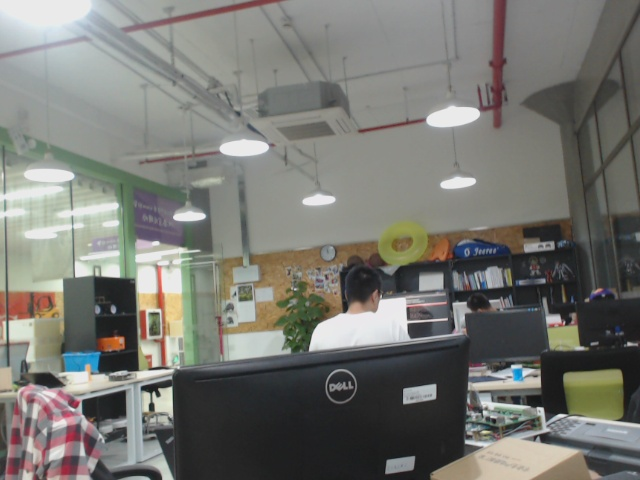
//> input picture 1.jpg, 640 x 480 px
$ ./Main 1.jpg 2.jpg   (built with g++ and OpenCV 4)
//> lines starting //> are read from the running program, lines starting //| are printed output that depends on the picture
#include<iostream>
#include<vector>
#include<algorithm>
#include<opencv2/opencv.hpp>
#include<opencv2/nonfree/nonfree.hpp>
#include<opencv2/features2d/features2d.hpp>

using namespace std;

int main(int argc,char** argv)
{
    cv::Mat img1=cv::imread(argv[1]);
//> img1 is the input picture: 480 rows x 640 cols, CV_8UC3; mean B, G, R 113.9, 119.3, 119.2
    cv::Mat img2=cv::imread(argv[2]);
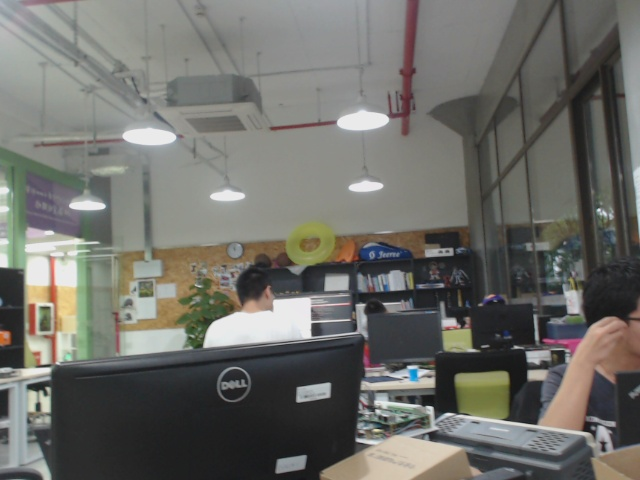
//> input picture 2.jpg, 640 x 480 px
//> img2 is the input picture: 480 rows x 640 cols, CV_8UC3; mean B, G, R 104.5, 109.7, 109.9

    imshow("img1",img1);
    imshow("img2",img2);

    cv::Mat gray_img1,gray_img2;
    cvtColor(img1,gray_img1,CV_RGB2GRAY);
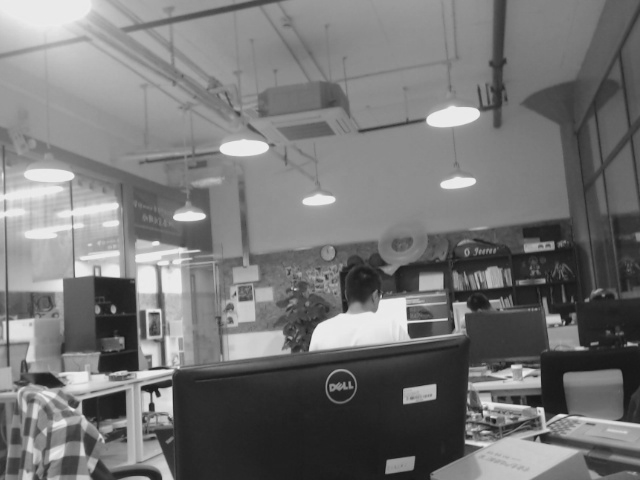
//> gray_img1: 480 rows x 640 cols, CV_8UC1; min 18, max 242, mean 117.6
    cvtColor(img2,gray_img2,CV_RGB2GRAY);
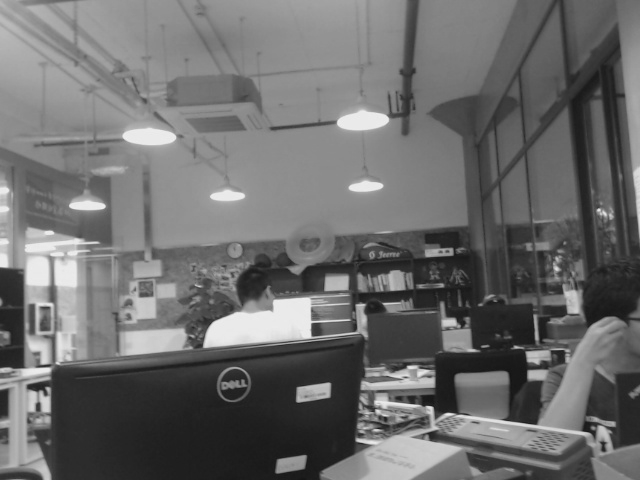
//> gray_img2: 480 rows x 640 cols, CV_8UC1; min 20, max 242, mean 108.1
    int minHessian = 800;
//> (the run ends here: the program needs code that is not available in this run, at `cv::SurfFeatureDetector surfDetector(minHessian);`)
